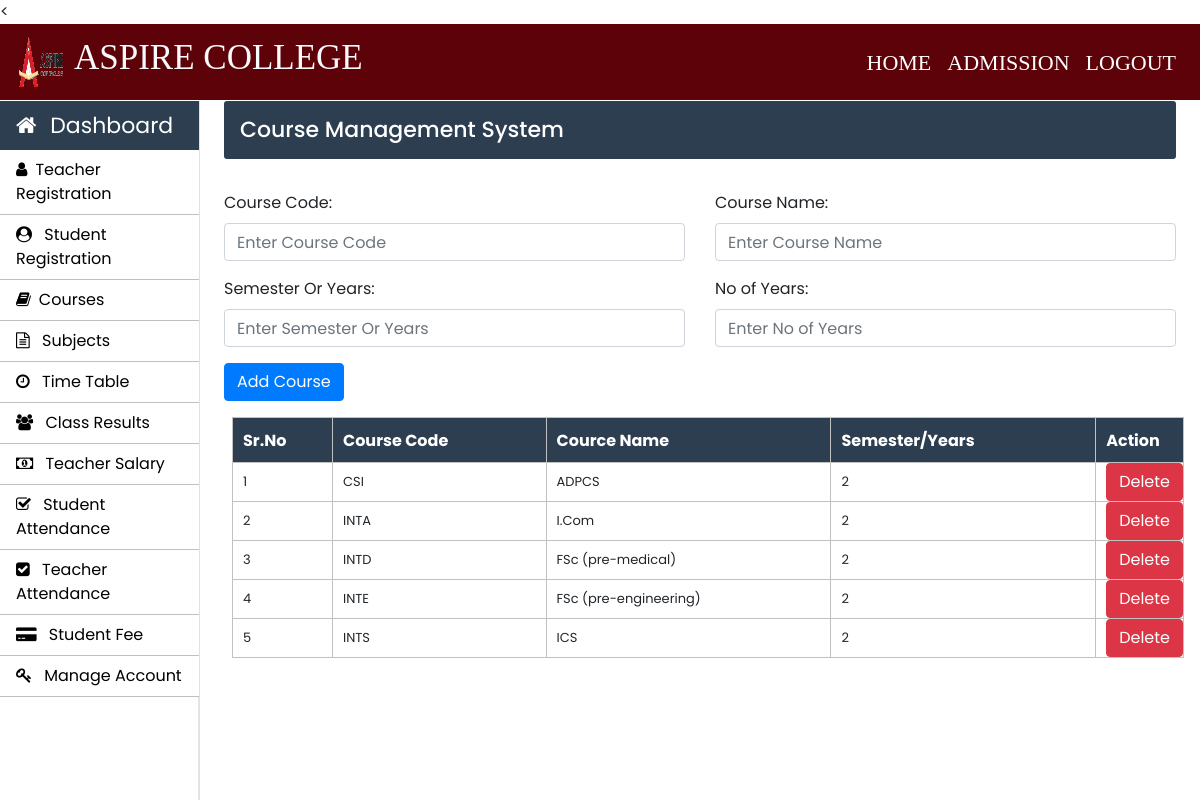
The page /Admin/courses.php (signed in) on the database its author committed.
### tables this page shows
CREATE TABLE `courses` (
  `course_code` varchar(10) NOT NULL,
  `course_name` varchar(50) NOT NULL,
  `semester_or_year` varchar(10) NOT NULL,
  `no_of_year` int(10) NOT NULL
);

### Admin/courses.php (the view, shortened to what this page needs)
<?php
		require_once "../connection/connection.php";
	?>
<!doctype html>
<html lang="en">
	<head>
	</head>
	<body>
		<?php include('../common/common-header.php') ?>
		<?php include('../common/admin-sidebar.php') ?>
		<main role="main" class="col-xl-10 col-lg-9 col-md-8 ml-sm-auto px-md-4 mb-2 w-100">
			<div class="sub-main">
				<div class="bar-margin text-center d-flex flex-wrap flex-md-nowrap pt-3 pb-2 mb-3 text-white admin-dashboard pl-3">
					<h4>Course Management System </h4>
				</div>
				<div class="row">
					<div class="col-md-12">
						<form action="courses.php" method="post" id="form">
							<div class="row mt-3">
								<div class="col-md-6">
									<div class="form-group">
										<label for="exampleInputEmail1">Course Code: </label>
										<input type="varchar" name="course_code" class="form-control" required placeholder="Enter Course Code">
									</div>
								</div>
								<div class="col-md-6">
									<div class="form-group">
										<label for="exampleInputPassword1">Course Name:</label>
										<input type="text" name="course_name" class="form-control" required placeholder="Enter Course Name">
									</div>
								</div>
							</div>
							<div class="row">
								<div class="col-md-6">
									<div class="form-group">
										<label for="exampleInputEmail1">Semester Or Years:</label>
										<input type="number" name="semester_or_year" class="form-control" required placeholder="Enter Semester Or Years">
									</div>
								</div>
								<div class="col-md-6">
									<div class="form-group">
										<label for="exampleInputPassword1">No of Years:</label>
										<input type="number" name="no_of_year" class="form-control" required  placeholder="Enter No of Years">
									</div>
								</div>
							</div>
							<div class="row w-100">
								<div class="col-md-12">
									<input type="submit" name="sub" value="Add Course" class=" btn btn-primary ml-auto">
								</div>
							</div>
						</form>
					</div>
				</div>
				<div class="row">
					<div class="col-md-12 ml-2">
						<section class="mt-3">
							<table class="w-100 table-elements mb-5 table-three-tr" cellpadding="3">
								<tr class="table-tr-head table-three text-white">
									<th>Sr.No</th>
									<th>Course Code</th>
									<th>Cource Name</th>
									<th>Semester/Years</th>
									<th>Action</th>
								</tr>
								<?php
									$sr=1;
									$query="select course_code,course_name,no_of_year from courses";
									$run=mysqli_query($con,$query);
									while($row=mysqli_fetch_array($run)) {
									echo	"<tr>";
									echo	"<td>".$sr++."</td>";
									echo	"<td>".$row['course_code']."</td>";
									echo	"<td>".$row['course_name']."</td>";
									echo	"<td>".$row['no_of_year']."</td>";
									echo	"<td width='20'><a class='btn btn-danger' href=delete-function.php?course_code=".$row['course_code'].">Delete</a></td>";
									echo	"</tr>";
									}
								?>
							</table>
						</section>
					</div>
				</div>
			</div>
		</main>
	</body>
</html>

### Css/Footer.css (style rules this page uses)
body { line-height: 1.5; font-family: 'poppins' , sans-serif; }
* { margin: 0; padding: 0; box-sizing: border-box; }
.row { display: flex; flex-wrap: wrap; }

### Css/style.css (style rules this page uses)
h4 { font-size: 22px; }
.admin-dashboard { margin-top: 1px !important; background: #2c3e50 !important; border-radius: 3px; }
.table-elements tr, td, th { font-size: 13px; border: 1px solid rgb(194, 193, 193); padding-left: 10px !important; }
.table-three { background: #2c3e50 !important; }
.table-tr-head { height: 45px !important; padding: 10px !important; margin-top: 5px !important; }
.table-font-for-transcript td, th { font-size: 16px !important; }

### rows shown on the page
courses: course_code "CSI", course_name "ADPCS", no_of_year "2"
courses: course_code "INTA", course_name "I.Com", no_of_year "2"
courses: course_code "INTD", course_name "FSc (pre-medical)", no_of_year "2"
courses: course_code "INTE", course_name "FSc (pre-engineering)", no_of_year "2"
courses: course_code "INTS", course_name "ICS", no_of_year "2"
